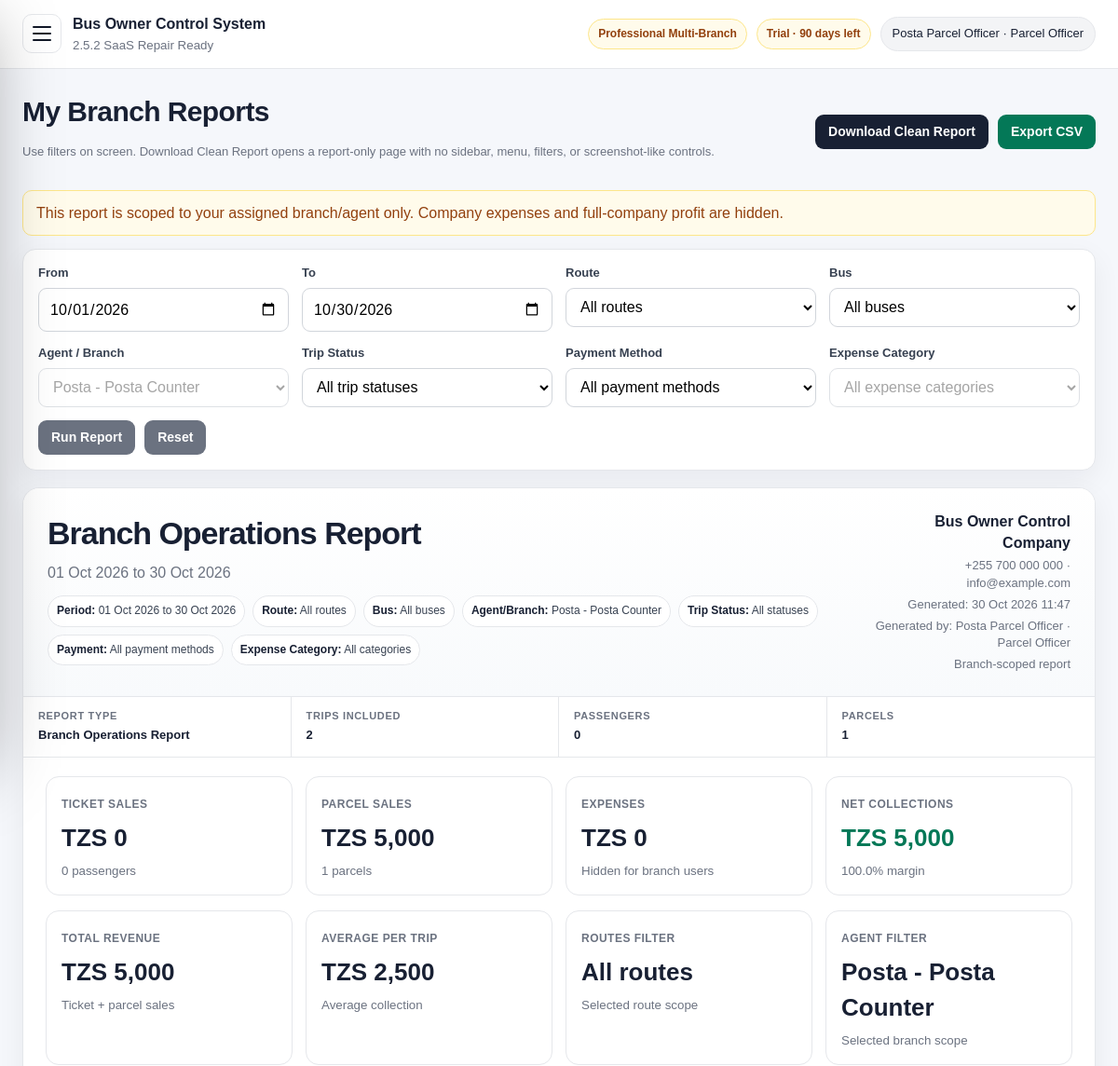
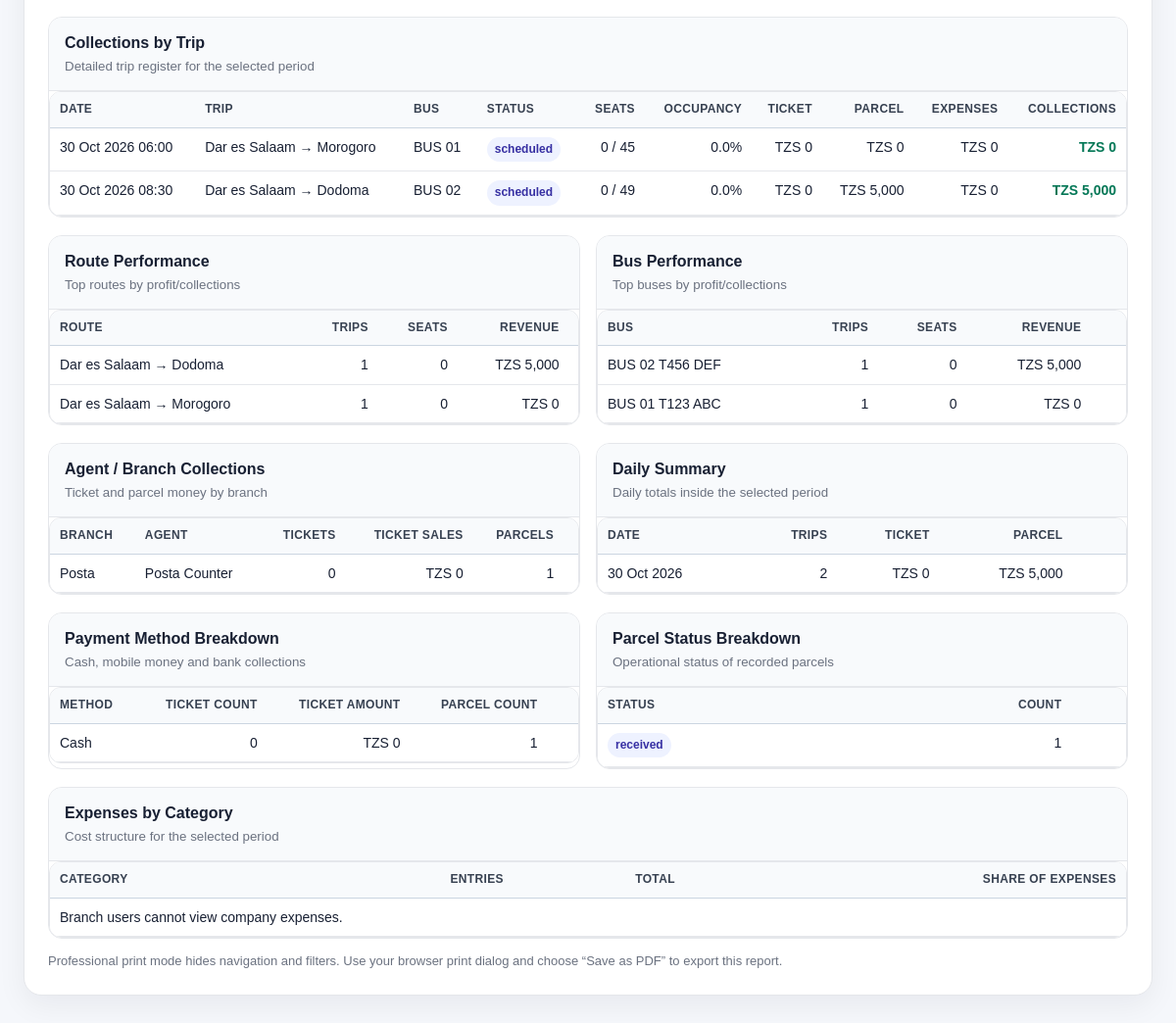
Screenshot of /reports.php (signed in) with the database file from the repository (2 pictures, top to bottom).
### tables this page shows
CREATE TABLE package_tiers (
  id INT AUTO_INCREMENT PRIMARY KEY,
  code VARCHAR(40) NOT NULL UNIQUE,
  name VARCHAR(120) NOT NULL,
  description TEXT NULL,
  setup_fee DECIMAL(14,2) NOT NULL DEFAULT 0,
  optional_monthly_fee DECIMAL(14,2) NOT NULL DEFAULT 0,
  max_users INT NOT NULL DEFAULT 0,
  max_branches INT NOT NULL DEFAULT 0,
  max_buses INT NOT NULL DEFAULT 0,
  max_routes INT NOT NULL DEFAULT 0,
  max_monthly_trips INT NOT NULL DEFAULT 0,
  features_json LONGTEXT NOT NULL,
  status ENUM('active','inactive') NOT NULL DEFAULT 'active',
  display_order INT NOT NULL DEFAULT 0,
  created_at TIMESTAMP DEFAULT CURRENT_TIMESTAMP,
  updated_at TIMESTAMP NULL DEFAULT NULL ON UPDATE CURRENT_TIMESTAMP
);

CREATE TABLE subscription_license (
  id INT AUTO_INCREMENT PRIMARY KEY,
  company_name VARCHAR(180) NOT NULL DEFAULT 'Bus Company',
  license_key VARCHAR(120) NOT NULL DEFAULT 'DEMO-LICENSE',
  plan VARCHAR(80) NOT NULL DEFAULT 'Professional Multi-Branch',
  package_code VARCHAR(40) NOT NULL DEFAULT 'professional',
  billing_model ENUM('one_time_setup','one_time_plus_optional_support','recurring_subscription') NOT NULL DEFAULT 'one_time_plus_optional_support',
  status ENUM('trial','active','expired','suspended') NOT NULL DEFAULT 'trial',
  start_date DATE NULL,
  expiry_date DATE NULL,
  setup_fee_amount DECIMAL(14,2) NOT NULL DEFAULT 0,
  setup_fee_paid ENUM('no','partial','yes') NOT NULL DEFAULT 'no',
  optional_monthly_fee DECIMAL(14,2) NOT NULL DEFAULT 0,
  optional_monthly_enabled TINYINT(1) NOT NULL DEFAULT 0,
  support_status ENUM('off','active','paused','expired') NOT NULL DEFAULT 'off',
  support_start_date DATE NULL,
  support_expiry_date DATE NULL,
  max_users INT NOT NULL DEFAULT 40,
  max_branches INT NOT NULL DEFAULT 20,
  max_buses INT NOT NULL DEFAULT 50,
  max_routes INT NOT NULL DEFAULT 80,
  max_monthly_trips INT NOT NULL DEFAULT 2000,
  notes TEXT NULL,
  updated_at TIMESTAMP NULL DEFAULT NULL ON UPDATE CURRENT_TIMESTAMP,
  created_at TIMESTAMP DEFAULT CURRENT_TIMESTAMP,
  INDEX idx_subscription_package (package_code),
  INDEX idx_subscription_status (status)
);

CREATE TABLE users (
  id INT AUTO_INCREMENT PRIMARY KEY,
  name VARCHAR(120) NOT NULL,
  email VARCHAR(160) NOT NULL UNIQUE,
  password_hash VARCHAR(255) NOT NULL,
  role ENUM('owner','admin','manager','accountant','agent','parcel_officer') NOT NULL DEFAULT 'manager',
  agent_id INT NULL,
  status ENUM('active','inactive') NOT NULL DEFAULT 'active',
  last_login_at DATETIME NULL,
  created_at TIMESTAMP DEFAULT CURRENT_TIMESTAMP,
  updated_at TIMESTAMP NULL DEFAULT NULL ON UPDATE CURRENT_TIMESTAMP,
  CONSTRAINT fk_users_agent FOREIGN KEY (agent_id) REFERENCES agents(id),
  INDEX idx_users_role_status (role, status),
  INDEX idx_users_agent (agent_id)
);

CREATE TABLE agents (
  id INT AUTO_INCREMENT PRIMARY KEY,
  name VARCHAR(160) NOT NULL,
  phone VARCHAR(60) NULL,
  branch VARCHAR(120) NOT NULL,
  commission_rate DECIMAL(6,2) NOT NULL DEFAULT 0,
  status ENUM('active','inactive') NOT NULL DEFAULT 'active',
  created_at TIMESTAMP DEFAULT CURRENT_TIMESTAMP
);

CREATE TABLE trips (
  id INT AUTO_INCREMENT PRIMARY KEY,
  route_id INT NOT NULL,
  bus_id INT NOT NULL,
  driver_id INT NULL,
  conductor_name VARCHAR(160) NULL,
  departure_date DATE NOT NULL,
  departure_time TIME NOT NULL,
  fare DECIMAL(12,2) NOT NULL DEFAULT 0,
  status ENUM('scheduled','departed','completed','cancelled') NOT NULL DEFAULT 'scheduled',
  created_at TIMESTAMP DEFAULT CURRENT_TIMESTAMP,
  CONSTRAINT fk_trips_route FOREIGN KEY (route_id) REFERENCES routes(id),
  CONSTRAINT fk_trips_bus FOREIGN KEY (bus_id) REFERENCES buses(id),
  CONSTRAINT fk_trips_driver FOREIGN KEY (driver_id) REFERENCES drivers(id),
  INDEX idx_trips_date (departure_date),
  INDEX idx_trips_bus_date (bus_id, departure_date)
);

CREATE TABLE routes (
  id INT AUTO_INCREMENT PRIMARY KEY,
  origin VARCHAR(120) NOT NULL,
  destination VARCHAR(120) NOT NULL,
  distance_km DECIMAL(10,2) NULL,
  standard_fare DECIMAL(12,2) NOT NULL DEFAULT 0,
  status ENUM('active','inactive') NOT NULL DEFAULT 'active',
  created_at TIMESTAMP DEFAULT CURRENT_TIMESTAMP,
  INDEX idx_routes_origin_destination (origin, destination)
);

CREATE TABLE buses (
  id INT AUTO_INCREMENT PRIMARY KEY,
  bus_number VARCHAR(80) NOT NULL,
  plate_number VARCHAR(40) NOT NULL UNIQUE,
  capacity INT NOT NULL,
  model VARCHAR(120) NULL,
  status ENUM('active','maintenance','inactive') NOT NULL DEFAULT 'active',
  latra_license_expiry DATE NULL,
  insurance_expiry DATE NULL,
  next_service_date DATE NULL,
  notes TEXT NULL,
  created_at TIMESTAMP DEFAULT CURRENT_TIMESTAMP
);

### public/reports.php (the view, shortened to what the rows shown need)
<?php require_once __DIR__ . '/../app/core/reports_data.php';
require_once __DIR__ . '/../app/core/saas.php';
?>
<?php include __DIR__ . '/../app/views/header.php'; ?>
<div class="page-title report-screen-title no-print">
    <div>
        <h1><?= e($scope ? 'My Branch Reports' : 'Business Reports') ?></h1>
        <p class="help-text">Use filters on screen. Download Clean Report opens a report-only page with no sidebar, menu, filters, or screenshot-like controls.</p>
    </div>
</div>
<div class="card filter-card no-print">
<form method="get">
<div class="filter-grid">
<p><label>Expense Category</label><select name="expense_category" <?= ($scope || !can_manage_finance()) ? 'disabled' : '' ?>><option value="">All expense categories</option></select></p>
</div>
</form>
</div>
<?php include __DIR__ . '/../app/views/report_document.php'; ?>
<?php include __DIR__ . '/../app/views/footer.php'; ?>

### app/views/header.php (shortened to what the rows shown need)
<?php require_once __DIR__ . '/../core/auth.php'; require_once __DIR__ . '/../core/settings.php'; require_once __DIR__ . '/../core/saas.php'; ?>
<!doctype html>
<html lang="en">
<head>
    <?php $cssVersion = @filemtime(__DIR__ . '/../../public/assets/css/style.css') ?: time(); ?>
    <link rel="stylesheet" href="<?= e(url('assets/css/style.css') . '?v=' . $cssVersion) ?>">
</head>
<body>
<div class="app-shell">
    <main class="main">
        <header class="topbar">
            <?php $user = current_user(); if ($user): $lic = license_state_label(); $pkg = package_badge(); ?>
                <div class="topbar-right">
                    <span class="license-chip <?= e($pkg['class']) ?>"><?= e($pkg['package']) ?></span>
                    <span class="license-chip <?= e($lic['class']) ?>"><?= e($lic['label']) ?></span>
                    <div class="user-chip"><?= e($user['name']) ?> · <?= e(role_label($user['role'])) ?></div>
                </div>
            <?php endif; ?>
        </header>
        <section class="content">

### app/views/report_document.php (shortened to what the rows shown need)
<article class="report-document">
    <header class="report-header">
        <div>
            <h1><?= e($reportTitle) ?></h1>
            <p><?= e(app_date($from)) ?> to <?= e(app_date($to)) ?></p>
            <div class="filter-summary">
                <?php foreach($filterSummary as $name => $value): ?>
                    <span class="filter-chip"><strong><?= e($name) ?>:</strong> <?= e($value) ?></span>
                <?php endforeach; ?>
            </div>
        </div>
        <div class="report-company">
            <strong><?= e($companyProfile['name'] ?? APP_NAME) ?></strong>
            <span><?= e($companyProfile['phone'] ?? '') ?> · <?= e($companyProfile['email'] ?? '') ?></span>
            <span>Generated: <?= e($generatedAt) ?></span>
            <span>Generated by: <?= e($currentUser['name'] ?? 'System') ?><?= !empty($currentUser['role']) ? ' · '.e(role_label($currentUser['role'])) : '' ?></span>
            <span><?= $scope ? 'Branch-scoped report' : 'Company-wide report' ?></span>
        </div>
    </header>
    <div class="report-meta">
        <div><span>Report Type</span><strong><?= e($reportTitle) ?></strong></div>
        <div><span>Passengers</span><strong><?= e((string)$passengerCount) ?></strong></div>
    </div>
    <div class="report-body">
        <section class="report-summary-grid">
            <div class="report-kpi"><span>Ticket Sales</span><strong><?= e(money($ticket)) ?></strong><small><?= e((string)$passengerCount) ?> passengers</small></div>
            <div class="report-kpi"><span>Expenses</span><strong><?= e(money($expense)) ?></strong><small><?= $scope ? 'Hidden for branch users' : 'Recorded costs' ?></small></div>
        </section>
        <section class="report-summary-grid">
            <div class="report-kpi"><span>Agent Filter</span><strong><?= e($agentLabel) ?></strong><small>Selected branch scope</small></div>
        </section>
        <section class="report-section">
            <div class="report-section-header"><div><h2><?= $scope ? 'Collections by Trip' : 'Profit by Trip' ?></h2><small>Detailed trip register for the selected period</small></div></div>
            <div class="table-wrap"><table class="report-table"><thead><tr><th>Date</th><th>Trip</th><th>Bus</th><th>Status</th><th class="text-right">Seats</th><th class="text-right">Occupancy</th><th class="amount">Ticket</th><th class="amount">Parcel</th><th class="amount">Expenses</th><th class="amount"><?= $scope ? 'Collections' : 'Profit' ?></th></tr></thead><tbody><?php foreach($trips as $t): $tripRevenue=(float)$t['ticket_sales']+(float)$t['parcel_sales']; $p=$tripRevenue-(float)$t['trip_expenses']; ?><tr><td class="nowrap"><?= e(app_date($t['departure_date']).' '.substr($t['departure_time'],0,5)) ?></td><td><?= e($t['origin'].' → '.$t['destination']) ?></td><td><?= e($t['bus_number']) ?></td><td><span class="badge"><?= e($t['status']) ?></span></td><td class="text-right"><?= e((string)$t['seats_sold']) ?> / <?= e((string)$t['capacity']) ?></td><td class="text-right"><?= e(report_percent((float)$t['seats_sold'], (float)$t['capacity'])) ?></td><td class="amount"><?= e(money($t['ticket_sales'])) ?></td><td class="amount"><?= e(money($t['parcel_sales'])) ?></td><td class="amount"><?= e(money($t['trip_expenses'])) ?></td><td class="amount <?= $p < 0 ? 'amount-negative' : 'amount-positive' ?>"><?= e(money($p)) ?></td></tr><?php endforeach; ?><?php if(!$trips): ?><tr><td colspan="10">No trip data for the selected filters.</td></tr><?php endif; ?></tbody></table></div>
        </section>
        <div class="grid grid-2">
            <section class="report-section">
                <div class="report-section-header"><div><h2>Route Performance</h2><small>Top routes by profit/collections</small></div></div>
                <div class="table-wrap"><table class="report-table"><thead><tr><th>Route</th><th class="text-right">Trips</th><th class="text-right">Seats</th><th class="amount">Revenue</th><th class="amount"></th></tr></thead><tbody><?php foreach(array_slice($routeTotals,0,20) as $r): ?><tr><td><?= e($r['route']) ?></td><td class="text-right"><?= e((string)$r['trips']) ?></td><td class="text-right"><?= e((string)$r['seats']) ?></td><td class="amount"><?= e(money($r['ticket']+$r['parcel'])) ?></td><td class="amount"></td></tr><?php endforeach; ?></tbody></table></div>
            </section>
            <section class="report-section">
                <div class="report-section-header"><div><h2>Bus Performance</h2><small>Top buses by profit/collections</small></div></div>
                <div class="table-wrap"><table class="report-table"><thead><tr><th>Bus</th><th class="text-right">Trips</th><th class="text-right">Seats</th><th class="amount">Revenue</th><th class="amount"></th></tr></thead><tbody><?php foreach(array_slice($busTotals,0,20) as $b): ?><tr><td><?= e($b['bus']) ?></td><td class="text-right"><?= e((string)$b['trips']) ?></td><td class="text-right"><?= e((string)$b['seats']) ?></td><td class="amount"><?= e(money($b['ticket']+$b['parcel'])) ?></td><td class="amount"></td></tr><?php endforeach; ?></tbody></table></div>
            </section>
        </div>
        <div class="grid grid-2">
            <section class="report-section">
                <div class="report-section-header"><div><h2>Agent / Branch Collections</h2><small>Ticket and parcel money by branch</small></div></div>
                <div class="table-wrap"><table class="report-table"><thead><tr><th>Branch</th><th>Agent</th><th class="text-right">Tickets</th><th class="amount">Ticket Sales</th><th class="text-right">Parcels</th><th class="amount"></th></tr></thead></table></div>
            </section>
            <section class="report-section">
                <div class="report-section-header"><div><h2>Daily Summary</h2><small>Daily totals inside the selected period</small></div></div>
                <div class="table-wrap"><table class="report-table"><thead><tr><th>Date</th><th class="text-right">Trips</th><th class="amount">Ticket</th><th class="amount">Parcel</th><th class="amount"></th></tr></thead><tbody><?php foreach($dailyTotals as $d): ?><tr><td><?= e(app_date($d['date'])) ?></td><td class="text-right"><?= e((string)$d['trips']) ?></td><td class="amount"><?= e(money($d['ticket'])) ?></td><td class="amount"><?= e(money($d['parcel'])) ?></td><td class="amount"></td></tr><?php endforeach; ?></tbody></table></div>
            </section>
        </div>
        <div class="grid grid-2">
            <section class="report-section">
                <div class="report-section-header"><div><h2>Payment Method Breakdown</h2><small>Cash, mobile money and bank collections</small></div></div>
                <div class="table-wrap"><table class="report-table"><thead><tr><th>Method</th><th class="text-right">Ticket Count</th><th class="amount">Ticket Amount</th><th class="text-right">Parcel Count</th><th class="amount"></th></tr></thead></table></div>
            </section>
            <section class="report-section">
                <div class="report-section-header"><div><h2>Parcel Status Breakdown</h2><small>Operational status of recorded parcels</small></div></div>
                <div class="table-wrap"><table class="report-table"><thead><tr><th>Status</th><th class="text-right">Count</th><th class="amount"></th></tr></thead></table></div>
            </section>
        </div>
        <section class="report-section">
            <div class="report-section-header"><div><h2>Expenses by Category</h2><small>Cost structure for the selected period</small></div></div>
            <div class="table-wrap"><table class="report-table"><thead><tr><th>Category</th><th class="text-right">Entries</th><th class="amount">Total</th><th class="text-right">Share of Expenses</th></tr></thead></table></div>
        </section>
    </div>
</article>

### rows the page displays
package_tiers: name "Professional Multi-Branch"
subscription_license: status+expiry_date "Trial · 90 days left"
users: name "Posta Parcel Officer", role "Parcel Officer", role "My Branch Reports", role "Branch Operations Report", role "0", role "TZS 0", agentLabel "Posta - Posta Counter"
trips: departure_date+departure_time "30 Oct 2026 06:00", route.destination "Dar es Salaam → Morogoro", bus.bus_number "BUS 01", status "scheduled", seats_sold "0", bus.capacity "45", capacity "0.0%", ticket_sales "TZS 0", parcel_sales "TZS 0", trip_expenses "TZS 0", p "TZS 0", route "Dar es Salaam → Dodoma", trips "1", seats "0", parcel "TZS 5,000", route "Dar es Salaam → Morogoro", parcel "TZS 0", bus "BUS 02 T456 DEF", bus "BUS 01 T123 ABC"
trips: departure_date+departure_time "30 Oct 2026 08:30", route.destination "Dar es Salaam → Dodoma", bus.bus_number "BUS 02", status "scheduled", seats_sold "0", bus.capacity "49", capacity "0.0%", ticket_sales "TZS 0", parcel_sales "TZS 5,000", trip_expenses "TZS 0", p "TZS 5,000", departure_date "30 Oct 2026", trips "2", ticket "TZS 0", parcel "TZS 5,000"

### other values shown
APP_NAME "Bus Owner Control System"
APP_VERSION "2.5.2 SaaS Repair Ready"
app_date($from) "01 Oct 2026"
app_date($to) "30 Oct 2026"
$name "Period"
$value "01 Oct 2026 to 30 Oct 2026"
$name "Route"
$value "All routes"
$name "Bus"
$value "All buses"
$name "Agent/Branch"
$value "Posta - Posta Counter"
$name "Trip Status"
$value "All statuses"
$name "Payment"
